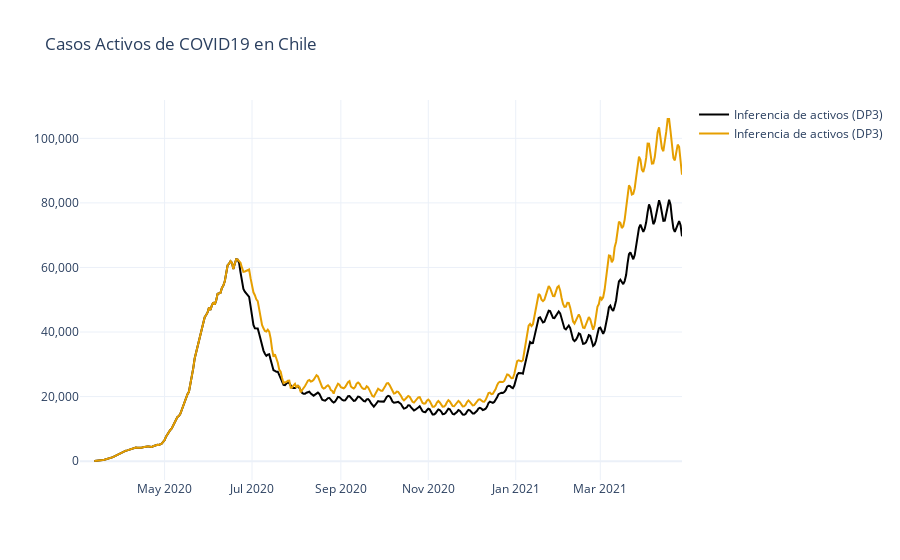

Notebook cell for this chart:
### Code cell
fig = go.Figure()
Wong = ['#000000', '#E69F00', '#56B4E9',
        '#009E73', '#F0E442', '#0072B2',
        '#D55E00', '#CC79A7']


fig.add_trace(
    go.Scatter(x=casos_nuevos.index,
               y=casos_nuevos['Chile'].rolling(11).sum(),
               mode='lines',
               name='Inferencia de activos (DP3)',
               line_color=Wong[0]
              )
)
fig.add_trace(
    go.Scatter(x=casos_nuevos.index,
               y=casos_nuevos_prob_antigeno['Chile'].rolling(11).sum(),
               mode='lines',
               name='Inferencia de activos (DP3)',
               line_color=Wong[1]
              )
)

fig.update_layout(hovermode='x')
fig.update_layout(template='plotly_white',
                  title='Casos Activos de COVID19 en Chile')
fig.update_layout(yaxis_tickformat = ',')

### Figure 1 — Plotly figure (JSON) as saved in the notebook; plotly's stock layout.template omitted (floating-point values rounded to 4 significant figures; data arrays with more than 128 entries replaced by an {"elided": "..."} marker saying what was removed)
{"data": [{"line": {"color": "#000000"}, "mode": "lines", "name": "Inferencia de activos (DP3)", "type": "scatter", "x": {"elided": "421 str values"}, "y": {"elided": "421 int values"}}, {"line": {"color": "#E69F00"}, "mode": "lines", "name": "Inferencia de activos (DP3)", "type": "scatter", "x": {"elided": "421 str values"}, "y": {"elided": "421 int values"}}], "layout": {"autosize": true, "hovermode": "x", "title": {"text": "Casos Activos de COVID19 en Chile"}, "xaxis": {"autorange": true, "range": ["2020-03-03", "2021-04-27"], "type": "date"}, "yaxis": {"autorange": true, "range": [-5844.0, 111900.0], "tickformat": ",", "type": "linear"}}}
